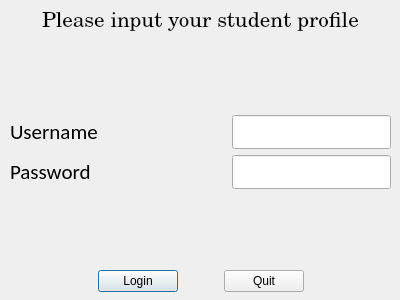
<?xml version="1.0" encoding="UTF-8"?>
<ui version="4.0">
 <class>login_dialog</class>
 <widget class="QDialog" name="login_dialog">
  <property name="geometry">
   <rect>
    <x>0</x>
    <y>0</y>
    <width>400</width>
    <height>300</height>
   </rect>
  </property>
  <property name="windowTitle">
   <string>TUNet Login</string>
  </property>
  <widget class="QWidget" name="layoutWidget">
   <property name="geometry">
    <rect>
     <x>10</x>
     <y>11</y>
     <width>381</width>
     <height>281</height>
    </rect>
   </property>
   <layout class="QVBoxLayout" name="verticalLayout_2">
    <item>
     <widget class="QLabel" name="label">
      <property name="enabled">
       <bool>true</bool>
      </property>
      <property name="font">
       <font>
        <family>Century</family>
        <pointsize>16</pointsize>
       </font>
      </property>
      <property name="text">
       <string>Please input your student profile</string>
      </property>
      <property name="textFormat">
       <enum>Qt::AutoText</enum>
      </property>
      <property name="alignment">
       <set>Qt::AlignCenter</set>
      </property>
     </widget>
    </item>
    <item>
     <spacer name="verticalSpacer_2">
      <property name="orientation">
       <enum>Qt::Vertical</enum>
      </property>
      <property name="sizeHint" stdset="0">
       <size>
        <width>20</width>
        <height>40</height>
       </size>
      </property>
     </spacer>
    </item>
    <item>
     <layout class="QVBoxLayout" name="verticalLayout">
      <item>
       <layout class="QHBoxLayout" name="horizontalLayout_2">
        <item>
         <widget class="QLabel" name="label_2">
          <property name="font">
           <font>
            <family>Calibri</family>
            <pointsize>16</pointsize>
           </font>
          </property>
          <property name="text">
           <string>Username</string>
          </property>
         </widget>
        </item>
        <item>
         <spacer name="horizontalSpacer_2">
          <property name="orientation">
           <enum>Qt::Horizontal</enum>
          </property>
          <property name="sizeHint" stdset="0">
           <size>
            <width>40</width>
            <height>20</height>
           </size>
          </property>
         </spacer>
        </item>
        <item>
         <widget class="QLineEdit" name="usrname_field">
          <property name="font">
           <font>
            <family>Calibri</family>
            <pointsize>16</pointsize>
           </font>
          </property>
         </widget>
        </item>
       </layout>
      </item>
      <item>
       <layout class="QHBoxLayout" name="horizontalLayout_3">
        <item>
         <widget class="QLabel" name="label_3">
          <property name="font">
           <font>
            <family>Calibri</family>
            <pointsize>16</pointsize>
           </font>
          </property>
          <property name="text">
           <string>Password</string>
          </property>
         </widget>
        </item>
        <item>
         <spacer name="horizontalSpacer_3">
          <property name="orientation">
           <enum>Qt::Horizontal</enum>
          </property>
          <property name="sizeHint" stdset="0">
           <size>
            <width>40</width>
            <height>20</height>
           </size>
          </property>
         </spacer>
        </item>
        <item>
         <widget class="QLineEdit" name="passwd_field">
          <property name="font">
           <font>
            <family>Calibri</family>
            <pointsize>16</pointsize>
           </font>
          </property>
          <property name="inputMethodHints">
           <set>Qt::ImhHiddenText|Qt::ImhNoAutoUppercase|Qt::ImhNoPredictiveText|Qt::ImhSensitiveData</set>
          </property>
          <property name="inputMask">
           <string notr="true"/>
          </property>
          <property name="text">
           <string notr="true"/>
          </property>
          <property name="echoMode">
           <enum>QLineEdit::Password</enum>
          </property>
          <property name="placeholderText">
           <string notr="true"/>
          </property>
         </widget>
        </item>
       </layout>
      </item>
     </layout>
    </item>
    <item>
     <spacer name="verticalSpacer">
      <property name="orientation">
       <enum>Qt::Vertical</enum>
      </property>
      <property name="sizeHint" stdset="0">
       <size>
        <width>20</width>
        <height>40</height>
       </size>
      </property>
     </spacer>
    </item>
    <item>
     <layout class="QHBoxLayout" name="horizontalLayout_4">
      <item>
       <spacer name="horizontalSpacer_4">
        <property name="orientation">
         <enum>Qt::Horizontal</enum>
        </property>
        <property name="sizeHint" stdset="0">
         <size>
          <width>40</width>
          <height>20</height>
         </size>
        </property>
       </spacer>
      </item>
      <item>
       <layout class="QHBoxLayout" name="horizontalLayout">
        <item>
         <widget class="QPushButton" name="login_button">
          <property name="text">
           <string>Login</string>
          </property>
         </widget>
        </item>
        <item>
         <spacer name="horizontalSpacer">
          <property name="orientation">
           <enum>Qt::Horizontal</enum>
          </property>
          <property name="sizeHint" stdset="0">
           <size>
            <width>40</width>
            <height>20</height>
           </size>
          </property>
         </spacer>
        </item>
        <item>
         <widget class="QPushButton" name="quit_button">
          <property name="text">
           <string>Quit</string>
          </property>
         </widget>
        </item>
       </layout>
      </item>
      <item>
       <spacer name="horizontalSpacer_5">
        <property name="orientation">
         <enum>Qt::Horizontal</enum>
        </property>
        <property name="sizeHint" stdset="0">
         <size>
          <width>40</width>
          <height>20</height>
         </size>
        </property>
       </spacer>
      </item>
     </layout>
    </item>
   </layout>
  </widget>
 </widget>
 <resources/>
 <connections>
  <connection>
   <sender>quit_button</sender>
   <signal>clicked()</signal>
   <receiver>login_dialog</receiver>
   <slot>reject()</slot>
   <hints>
    <hint type="sourcelabel">
     <x>264</x>
     <y>277</y>
    </hint>
    <hint type="destinationlabel">
     <x>199</x>
     <y>149</y>
    </hint>
   </hints>
  </connection>
 </connections>
</ui>
